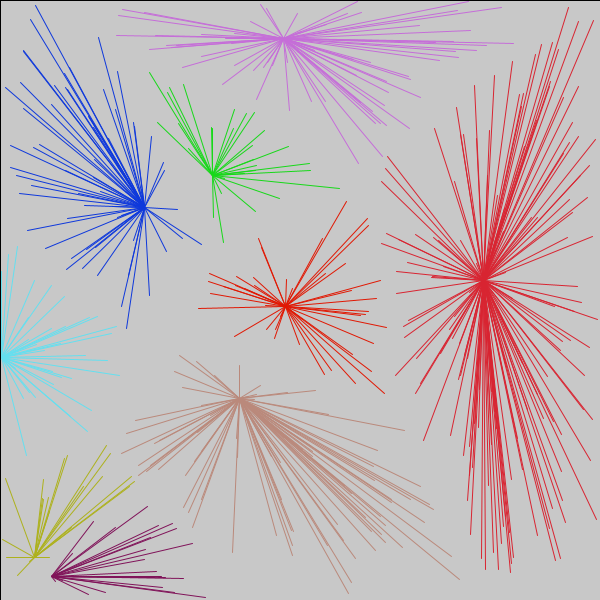
Frame 1 (no input)
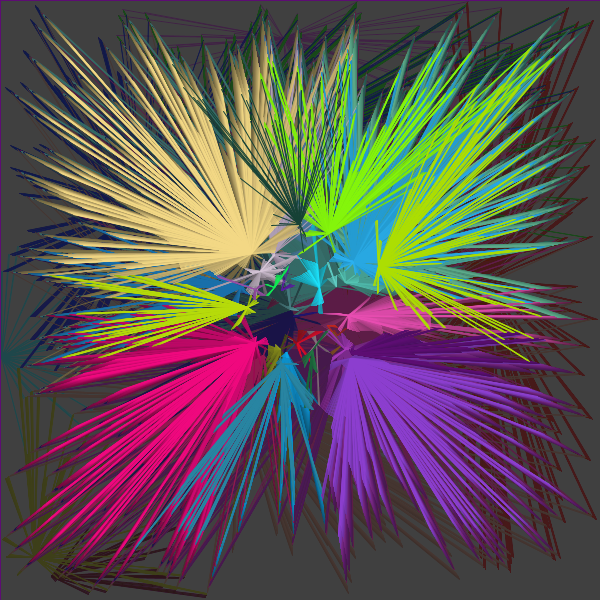
Frame 60 (the mouse pressed at the canvas centre just before this capture)
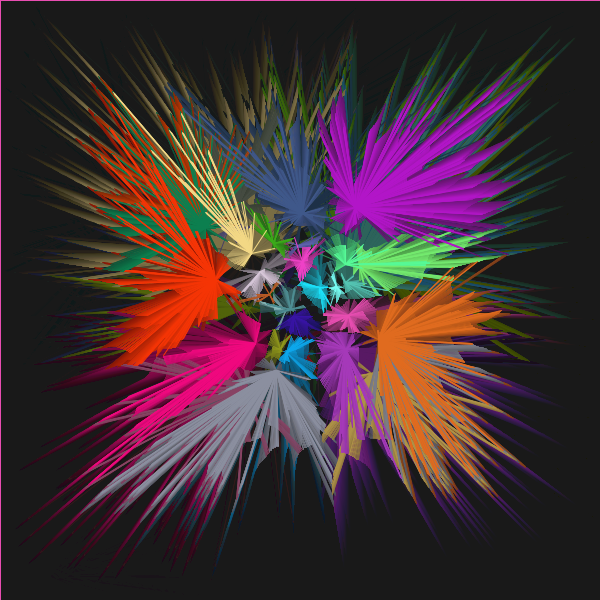
Frame 120 (the mouse held since frame 60 and released just before this capture)

The Processing sketch that drew these frames (run headless with seeded random() and noise(); from frame 60 on, the mouse is pressed at the canvas centre):

// Processing sketch: processing_7169
// ── processing_7169.pde

/*
 * --=[DISTANCE TEST]=--
 * by Jonsku, December 2009
 * --
 * Space Bar : toggle trail effect
 * 't'       : toggle territory limits display
 * 'a'       : toggle moving particles display
 * 's'       : toggle static particles display
 * 'r'       : toggle 'Go Nuts!' mode (On by default)
 *
 * UP arrow    : increase number of static particles
 * DOWN arrow  : decrease number of static particles
 * RIGHT arrow : increase territory radius
 * LEFT arrow  : decrease territory radius
 * NOTE: Pressing any of the arrow key while 'Go Nuts!' mode is activated will deactivate it.
 *
 * Click anywhere to add a static particle at the position of the mouse pointer
 */

class Thing {
  PVector position;
  int colour;

  public Thing(PVector position, int colour){
    this.position = position;
    this.colour = colour;
  }

  public float dist(){
    return position.dist(new PVector(0,0));
  }
}

class Ant {
  PVector position;
  PVector center;
  float currentDirection = 0;
  float directionChangeProba = 0.7;

  public Ant(PVector position, PVector center){
    this.position = position;
    this.center = center;
  }

  public void update(){
    if(position.dist(center)>territoryRadius){
      currentDirection = atan2(center.y-position.y,center.x-position.x);
    }
    else if(random(1)< directionChangeProba ){
      currentDirection += random(1)<0.5?radians(5):-radians(5);
    }

    position.add(new PVector(cos(currentDirection),sin(currentDirection)));
  }

  public void draw(){
    fill(255);
    noStroke();
    pushMatrix();
    translate(position.x,position.y);
    rotate(currentDirection);
    beginShape(TRIANGLES);
    vertex(-5, -5);
    vertex(8, 0);
    vertex(-5, 5);
    endShape();
    popMatrix();
  }

  public void findNearest(ArrayList things){
    Thing closest = null;
     for(int j=0;j<things.size();j++){
    Thing t = (Thing)things.get(j);
      if(closest == null || (closest.position.dist(position)>t.position.dist(position)))
        closest =  t; 
    }
    if(closest!=null){
      stroke(closest.colour);
      line(closest.position.x,closest.position.y,position.x,position.y);
    }
  }
}


boolean trailOn = true;
boolean showAnts = false;
boolean showTerritory = false;
boolean showThings = false;
boolean goNuts = false;

int bufferSize;
int bufferDuration;

ArrayList things;
ArrayList ants;
float distances;
float territoryRadius = 100;

int thingsCount;
int targetRadius;

//float angle = 1;

void setup(){
  size(600,600);
  
  things = new ArrayList();
  ants = new ArrayList();
  PVector center = new PVector(width/2,height/2);
  for(int i=0;i<500;i++){
    ants.add(new Ant(new PVector(random(0,width),random(0,height)),center));
    
  }
  
  for(int i=0;i<10;i++){
    addThing(new PVector(random(0,width),random(0,height)));
  }
  goNuts = true;
  initNutsMode();
}

void draw(){
 if (keyPressed == true) {
    if(keyCode == DOWN && things.size()>0){
      goNuts = false;
      things.remove(things.size()-1);
    }else if(keyCode == UP){
      goNuts = false;
      addThing(new PVector(random(width/2-territoryRadius/2,width/2+territoryRadius/2),random(height/2-territoryRadius/2,height/2+territoryRadius/2)));
    }else if(keyCode == RIGHT){
      goNuts = false;
      territoryRadius++;
    }else if(keyCode == LEFT){
      goNuts = false;
      territoryRadius--;
    }
  }
  
  if(goNuts){
    if(territoryRadius>targetRadius){
      territoryRadius--;
    }else if(territoryRadius<targetRadius){
     territoryRadius++;
    }else{
       targetRadius = int(width*2*noise(1,frameCount));
    }
    
    if(things.size()>thingsCount){
      things.remove(things.size()-1);
    }else if(things.size()<thingsCount){
     addThing(new PVector(random(width/2-territoryRadius/2,width/2+territoryRadius/2),random(height/2-territoryRadius/2,height/2+territoryRadius/2)));
    }else{
      thingsCount = int(50*noise(10,frameCount));
    }
  }
  
  if(trailOn){
    fill(0,0,0,5);
    rect(0,0,width,height);
  }else{
    background(0);
  }
  
  if(showTerritory){
    pushStyle();
    noFill();
    stroke(200);
    strokeWeight(5);
    ellipse(width/2,height/2,territoryRadius*2,territoryRadius*2);
    popStyle();
  }
  
  
  //scale(angle);
  if(showThings){
   for(int j=0;j<things.size();j++){
      Thing t = (Thing)things.get(j);
      fill(t.colour);
      ellipse(t.position.x,t.position.y,10,10);
    }
  }
  for(int i=0;i<ants.size();i++){
    Ant a = (Ant)ants.get(i);
    a.update();
    if(showAnts)
      a.draw();
    a.findNearest(things);
  }
}

int getClosest(float[] arr, float value){
  if(arr.length<1)
    return -1;
  else if(arr.length==1)
    return 0;

  int start = 0;
  int end = arr.length;
  int middle = floor(end/2);
  //println(middle);
  float closestVal = arr[middle];
  while((end-start)>=3 && arr[middle]!=value){
    println(middle);
    if(arr[middle]>value){
      end = middle;
    }
    else{
      start = middle; 
    }
    middle = start+floor((end-start)/2);
  }
  if(middle<1){
    return middle;
  }
  if(abs(value-arr[middle-1])<abs(value-arr[middle])){
    return middle-1;
  }
  else{
    return middle;
  } 
}

void keyReleased(){
  if(key==' '){
     trailOn = !trailOn;
    }else if(key=='t'){
     showTerritory = !showTerritory;
    }else if(key=='a'){
     showAnts = !showAnts;
    }else if(key == 's'){
      showThings = !showThings;
    }else if(key == 'r'){
      goNuts = !goNuts;
      if(goNuts){
        initNutsMode();
      }
    }
}

void initNutsMode(){
   trailOn = true;
        showTerritory = false;
        showAnts = false;
        showThings = false;
        int thingsCount = int(100*noise(10,frameCount));
        targetRadius = int(width*2*noise(1,frameCount));
}


void mousePressed(){
  addThing(new PVector(mouseX,mouseY));
}

void addThing(PVector pos){
  int col = color(random(1,256),random(1,256),random(1,256));
  Thing newThing = new Thing(pos,col);
  things.add(newThing);
}
